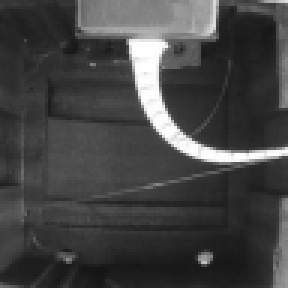
#> input picture CREATE Lab/trunk/image post processing/targets/0.png, 96 x 96 px (shown 3 times larger); its folder holds only this picture in this run
$ python fit_trunk.py
#> lines starting #> are read from the running program, lines starting #| are printed output that depends on the picture; after the words box and inside, x2 and y2 are one past the last pixel; in counts of white or black regions, pixels touching at a corner belong together
### CREATE Lab/trunk/image post processing/target_image_processor.py
# -*- coding: utf-8 -*-
"""
Created on Fri Aug 27 12:02:45 2021

@author: Amirhossein
"""

import cv2
import numpy as np
import os
import time


def fill_region(img, point):
    x = point[0]
    y = point[1]
    result = np.copy(img)

    candidates = [(x, y)]

    while len(candidates) > 0:
        x, y = candidates.pop()
        if result[x, y] == 0:
            result[x, y] = 1
        for i in [1, 0, -1]:
            for j in [1, 0, -1]:
                if x + i >= 0 and x + i < result.shape[0] and y + j >= 0 and y + j < result.shape[1]:
                    if result[x + i, y + j] == 0:
                        candidates.append((x + i, y + j))
    return result

def find_background(image):

    start_time = time.time()
    max_x = image.shape[0] - 1
    max_y = image.shape[1] - 1

    raw_background = fill_region(image, (0, 0))
    raw_background = fill_region(raw_background, (max_x, 0))
    raw_background = fill_region(raw_background, (0, max_y))
    raw_background = fill_region(raw_background, (max_x, max_y))

    background = raw_background - image

    #print("Background find in \t{} seconds".format(time.time() - start_time))
    return background


def create_trunk_mask(image, threshold = 0.9):

    img = cv2.GaussianBlur(image, (11, 11), cv2.BORDER_REFLECT)
    img[img < threshold] = 0
    img[img >= threshold] = 1
    filled_image = 1 - find_background(img)
    return filled_image


# [16 lines left out: function main, not called in this run]


# [2 lines that do not run on import are left out]

### CREATE Lab/trunk/image post processing/trunk_shape_simulator.py
# -*- coding: utf-8 -*-
"""
Created on Fri Aug 27 17:47:09 2021

@author: Amirhossein
"""

import numpy as np
import cv2


def create_central_points(angles_change, x_0, y_0, length = 1):
    n = angles_change.shape[0]
    segment_length = length / n

    central_points = np.zeros((n + 1, 2))
    central_points[0, 0] = x_0
    central_points[0, 1] = y_0

    alpha = 0

    for k in range(n):
        alpha += angles_change[k]

        x = central_points[k, 0] + segment_length * np.cos(alpha)
        y = central_points[k, 1] + segment_length * np.sin(alpha)

        central_points[k + 1, 0] = x
        central_points[k + 1, 1] = y

    return central_points


def create_side_points(central_points, angles_change, r_0):
    n = angles_change.shape[0]

    r = np.linspace(r_0, 0, n + 1)

    side_points = np.zeros((n + 1, 4))
    side_points[0, 0] = central_points[0, 0]
    side_points[0, 1] = central_points[0, 1] + r_0
    side_points[0, 2] = central_points[0, 0]
    side_points[0, 3] = central_points[0, 1] - r_0

    alpha = 0

    for k in range(n):
        alpha += angles_change[k]

        alpha_1 = alpha + np.pi / 2
        alpha_2 = alpha - np.pi / 2

        x_0 = central_points[k + 1, 0]
        y_0 = central_points[k + 1, 1]

        x_1 = r[k + 1] * np.cos(alpha_1) + x_0
        y_1 = r[k + 1] * np.sin(alpha_1) + y_0
        x_2 = r[k + 1] * np.cos(alpha_2) + x_0
        y_2 = r[k + 1] * np.sin(alpha_2) + y_0

        side_points[k + 1, 0] = x_1
        side_points[k + 1, 1] = y_1
        side_points[k + 1, 2] = x_2
        side_points[k + 1, 3] = y_2

    return side_points


def create_image_from_side_points(side_points, image_shape):
    img = np.zeros(image_shape)
    p_1 = side_points[:, 0:2]
    p_2 = side_points[::-1, 2:4]
    points = np.concatenate((p_1[:, ::-1], p_2[:, ::-1]), axis = 0)
    points = points.astype('int32')
    img = cv2.drawContours(img, [points], 0, (255, 255, 255), -1)
    return img / 255


def create_trunk_image(angles_change):

    aspect_ratio = 0.06
    x_0 = 0.14
    y_0 = 0.505
    image_shape = (480, 480)
    scale = 395


    x_0 = image_shape[0] * x_0
    y_0 = image_shape[1] * y_0
    r_0 = aspect_ratio * scale

    central_points = create_central_points(angles_change, x_0, y_0, scale)
    side_points = create_side_points(central_points, angles_change, r_0)
    img = create_image_from_side_points(side_points, image_shape)
    return img, side_points

# [8 lines left out: function main, not called in this run]


# [2 lines that do not run on import are left out]

### CREATE Lab/trunk/image post processing/fit_trunk.py
# -*- coding: utf-8 -*-
"""
Created on Mon Aug 30 11:58:18 2021

@author: Amirhossein
"""

import numpy as np
import cv2
import os
from target_image_processor import create_trunk_mask
from trunk_shape_simulator import create_trunk_image
from tqdm import tqdm


def load_image(image_name):
#> called with image_name = '0.png'
    image = cv2.imread("targets/{}".format(image_name)) / 255
#> image: shape (96, 96, 3) float64; min 0.0784, max 1, mean 0.266
    image = np.mean(image, axis = 2)
#> image: shape (96, 96) float64
    image = create_trunk_mask(image)
#> in create_trunk_mask, `img = cv2.GaussianBlur(image, (11, 11), cv2.BORDER_REFLECT)`:
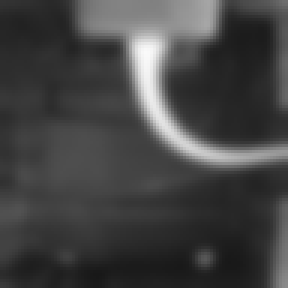
#> img: shape (96, 96) float64 (shown 3 times larger); min 0.0967, max 0.981, mean 0.266
#> in create_trunk_mask, `img[img < threshold] = 0`:
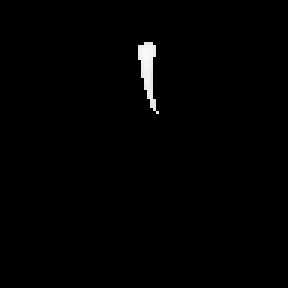
#> img: shape (96, 96) float64 (shown 3 times larger); min 0, max 0.981, mean 0.00834
#> in create_trunk_mask, `img[img >= threshold] = 1`: img: shape (96, 96) float64; values 0 (black) and 1 (white), 0.89% white; 1 white region, box (x1, y1, x2, y2) and area: (46, 14, 53, 38) 82
#> after the loop in fill_region, `while len(candidates) > 0:`: result: shape (96, 96) float64; every value is 1
#> after the loop in fill_region, `while len(candidates) > 0:`: candidates = []
#> in find_background, `background = raw_background - image`:
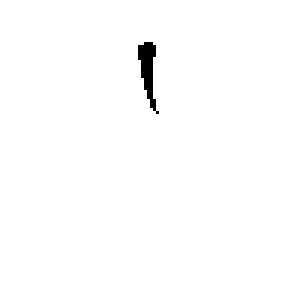
#> background: shape (96, 96) float64 (shown 3 times larger); values 0 (black) and 1 (white), 99.1% white; 1 black region, box (x1, y1, x2, y2) and area: (46, 14, 53, 38) 82
    return image


class Trunk:
    def __init__(self, image, n):
        self.image = image
        self.angles_change = np.zeros((n,))

    def create_result_image(self, name = None):
        trunk_image = self.create_trunk_mask()
        res = np.repeat(np.expand_dims(self.image, axis = 2), 3, axis = 2)
        res[:, :, 2] = 0.5 * res[:, :, 2] + 0.5 * trunk_image
        return res

    def create_trunk_mask(self, angles_change = None):
        if angles_change is None:
            trunk_image, _ = create_trunk_image(self.angles_change)
        else:
             trunk_image, _ = create_trunk_image(angles_change)
        return trunk_image

    def find_gradient(self, epsilon = 1e-2):
        trunk_mask = self.create_trunk_mask()
        u_0 = np.sum(np.multiply(self.image, trunk_mask))
        n = self.angles_change.shape[0]
        u_array = np.zeros((n,))
        gradients = np.zeros((n,))
        for k in range(n):
            new_angles = np.copy(self.angles_change)
            new_angles[k] += epsilon
            new_trunk_mask = self.create_trunk_mask(new_angles)
            u_array[k] = np.sum(np.multiply(new_trunk_mask, self.image))
            gradients[k] = (u_array[k] - u_0) / epsilon

        return gradients

    def fit(self, iterations, step_size = 1e-6):

#> called with iterations = 2000, step_size = 1e-06
        best_u = 0
        best_angles_change = None

        for k in tqdm(range(iterations)):
            gradients = self.find_gradient()
            self.angles_change = self.angles_change + gradients * step_size
            trunk_mask = self.create_trunk_mask()
            u = np.sum(np.multiply(self.image, trunk_mask))
            if u > best_u:
                best_u = u
                best_angles_change = np.copy(self.angles_change)
#> after the loop, best_u = 0; self.angles_change = 20 values from 0 to 0

        self.angles_change = np.copy(best_angles_change)


n = 20
image_names = os.listdir("targets")

for idx in range(len(image_names)):

    image_name = image_names[idx]
    image = load_image(image_name)

    trunk = Trunk(image, n)

#> (the run stopped early here; a loop or call above may not have finished)

$ run again, on CREATE Lab/trunk/image post processing/targets/12.png
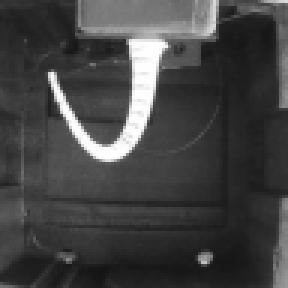
#> input picture CREATE Lab/trunk/image post processing/targets/12.png, 96 x 96 px (shown 3 times larger)
#> in create_trunk_mask, `img[img < threshold] = 0`:
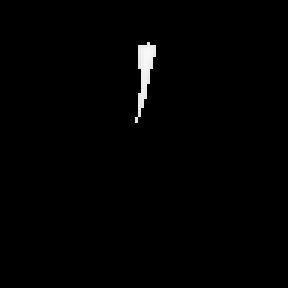
#> img: shape (96, 96) float64 (shown 3 times larger); min 0, max 0.973, mean 0.00842
#> after the loop in fill_region, `while len(candidates) > 0:`: candidates = []
#> in find_background, `background = raw_background - image`:
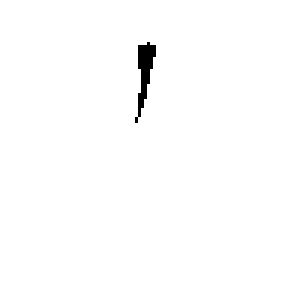
#> background: shape (96, 96) float64 (shown 3 times larger); values 0 (black) and 1 (white), 99.1% white; 1 black region, box (x1, y1, x2, y2) and area: (45, 14, 52, 41) 83
#> after the loop in fit, `for k in tqdm(range(iterations)):`: best_u = 0; self.angles_change = 20 values from 0 to 0
